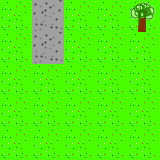

A 2D game scene composited from a Tiled map and its tileset images. What follows is a short description and the map's XML, with every tile layer's data as written:
An orthogonal 5x5 tile map with 32x32 px tiles, 2 tile layers (Tile Layer 1, Tile Layer 2).

<map version="2017.05.16" orientation="orthogonal" renderorder="right-down" width="5" height="5" tilewidth="32" tileheight="32" nextobjectid="1">
 <tileset firstgid="1" source="gameTest_tile.tsx" />
 <layer name="Tile Layer 1" width="5" height="5">
  <data encoding="csv">
3,2,3,3,3,
3,2,3,3,3,
3,3,3,3,3,
3,3,3,3,3,
3,3,3,3,3
</data>
 </layer>
 <layer name="Tile Layer 2" width="5" height="5">
  <data encoding="csv">
0,0,0,0,1,
0,0,0,0,0,
0,0,0,0,0,
0,0,0,0,0,
0,0,0,0,0
</data>
 </layer>
</map>
